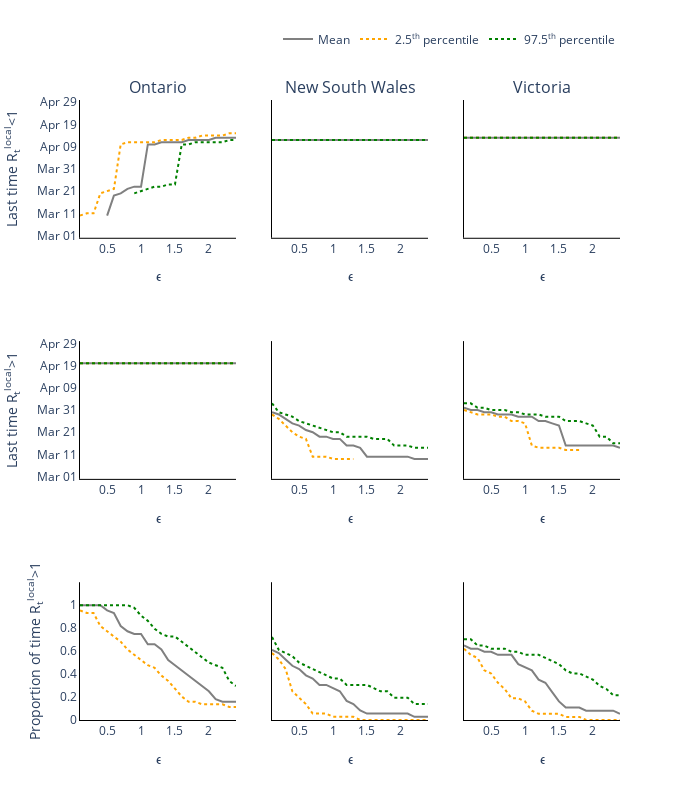

Notebook cell for this chart:
### Markdown cell above
## Plot of Last times to R>1 and R<1 and Proprtion of time R>1

### Code cell
from plotly.subplots import make_subplots

colours = ['grey', 'orange', 'green']
regions = ['Ontario', 'New South Wales', 'Victoria']
trace_name = ['Last time R<sub>t</sub><sup>local</sup><1', 'Last time R<sub>t</sub><sup>local</sup>>1', 'Proportion of time R<sub>t</sub><sup>local</sup>>1']

titles = ['{}'.format(r) for r in regions]
titles.extend([None]*6)

traces_mean = [
    [last_time_r_less_than_1_ON, last_time_r_less_than_1_NSW, last_time_r_less_than_1_VIC],
    [last_time_r_more_than_1_ON, last_time_r_more_than_1_NSW, last_time_r_more_than_1_VIC],
    [proportion_time_r_more_than_1_ON, proportion_time_r_more_than_1_NSW, proportion_time_r_more_than_1_VIC]]

traces_lower = [
    [last_time_r_less_than_1_LowerCI_ON, last_time_r_less_than_1_LowerCI_NSW, last_time_r_less_than_1_LowerCI_VIC],
    [last_time_r_more_than_1_LowerCI_ON, last_time_r_more_than_1_LowerCI_NSW, last_time_r_more_than_1_LowerCI_VIC],
    [proportion_time_r_more_than_1_LowerCI_ON, proportion_time_r_more_than_1_LowerCI_NSW, proportion_time_r_more_than_1_LowerCI_VIC]]

traces_upper = [
    [last_time_r_less_than_1_UpperCI_ON, last_time_r_less_than_1_UpperCI_NSW, last_time_r_less_than_1_UpperCI_VIC],
    [last_time_r_more_than_1_UpperCI_ON, last_time_r_more_than_1_UpperCI_NSW, last_time_r_more_than_1_UpperCI_VIC],
    [proportion_time_r_more_than_1_UpperCI_ON, proportion_time_r_more_than_1_UpperCI_NSW, proportion_time_r_more_than_1_UpperCI_VIC]]

fig = go.Figure()
fig = make_subplots(rows=3, cols=3, subplot_titles=tuple(titles), shared_yaxes=True)

# Plot (bar chart cases each day)
for row in range(3):
    for col in range(3):
        if (row != 0) or (col != 0):
            # Plot of incidences
            fig.add_trace(
                go.Scatter(
                    x=large_epsilon_range,
                    y=traces_mean[row][col],
                    mode='lines',
                    name='Mean',
                    showlegend=False,
                    line_color=colours[0],
                ),
                row= row+1,
                col= col+1
            )

            fig.add_trace(
                go.Scatter(
                    x=large_epsilon_range,
                    y=traces_lower[row][col],
                    mode='lines',
                    name='2.5<sup>th</sup> percentile',
                    showlegend=False,
                    line_color=colours[1],
                    line={'dash': 'dot'}
                ),
                row= row+1,
                col= col+1
            )

            fig.add_trace(
                go.Scatter(
                    x=large_epsilon_range,
                    y=traces_upper[row][col],
                    mode='lines',
                    name='97.5<sup>th</sup> percentile',
                    showlegend=False,
                    line_color=colours[2],
                    line={'dash': 'dot'}
                ),
                row= row+1,
                col= col+1
            )

            fig.update_xaxes(row=row+1, col=col+1, title_text='ϵ')
        
        else:
            fig.add_trace(
                go.Scatter(
                    x=large_epsilon_range,
                    y=traces_mean[row][col],
                    mode='lines',
                    name='Mean',
                    line_color=colours[0]
                ),
                row= row+1,
                col= col+1
            )

            fig.add_trace(
                go.Scatter(
                    x=large_epsilon_range,
                    y=traces_lower[row][col],
                    mode='lines',
                    name='2.5<sup>th</sup> percentile',
                    line_color=colours[1],
                    line={'dash': 'dot'}
                ),
                row= row+1,
                col= col+1
            )

            fig.add_trace(
                go.Scatter(
                    x=large_epsilon_range,
                    y=traces_upper[row][col],
                    mode='lines',
                    name='97.5<sup>th</sup> percentile',
                    line_color=colours[2],
                    line={'dash': 'dot'}
                ),
                row= row+1,
                col= col+1
            )

            fig.update_xaxes(row=row+1, col=col+1, title_text='ϵ')


# Add axis labels
fig.update_layout(
    width=700, 
    height=800,
    plot_bgcolor='white',
    xaxis=dict(linecolor='black'),
    yaxis=dict(
        linecolor='black',
        range=[0, 62],
        tickvals=np.arange(1, 62, 10).tolist(),
        ticktext=['Mar 01', 'Mar 11', 'Mar 21', 'Mar 31', 'Apr 09', 'Apr 19', 'Apr 29']),
    xaxis2=dict(linecolor='black'),
    yaxis2=dict(
        linecolor='black',
        range=[0, 62],
        tickvals=np.arange(1, 62, 10).tolist(),
        ticktext=['Mar 01', 'Mar 11', 'Mar 21', 'Mar 31', 'Apr 09', 'Apr 19', 'Apr 29']),
    xaxis3=dict(linecolor='black'),
    yaxis3=dict(
        linecolor='black',
        range=[0, 62],
        tickvals=np.arange(1, 62, 10).tolist(),
        ticktext=['Mar 01', 'Mar 11', 'Mar 21', 'Mar 31', 'Apr 09', 'Apr 19', 'Apr 29']),
    xaxis4=dict(linecolor='black'),
    yaxis4=dict(
        linecolor='black',
        range=[0, 62],
        tickvals=np.arange(1, 62, 10).tolist(),
        ticktext=['Mar 01', 'Mar 11', 'Mar 21', 'Mar 31', 'Apr 09', 'Apr 19', 'Apr 29']),
    xaxis5=dict(linecolor='black'),
    yaxis5=dict(
        linecolor='black',
        range=[0, 62],
        tickvals=np.arange(1, 62, 10).tolist(),
        ticktext=['Mar 01', 'Mar 11', 'Mar 21', 'Mar 31', 'Apr 09', 'Apr 19', 'Apr 29']),
    xaxis6=dict(linecolor='black'),
    yaxis6=dict(
        linecolor='black',
        range=[0, 62],
        tickvals=np.arange(1, 62, 10).tolist(),
        ticktext=['Mar 01', 'Mar 11', 'Mar 21', 'Mar 31', 'Apr 09', 'Apr 19', 'Apr 29']),
    xaxis7=dict(linecolor='black'),
    yaxis7=dict(
        linecolor='black',
        range=[0, 1.2],
        tickvals=np.arange(0, 1.1, 0.2).tolist(),
        ticktext=['0', '0.2', '0.4', '0.6', '0.8', '1']),
    xaxis8=dict(linecolor='black'),
    yaxis8=dict(
        linecolor='black',
        range=[0, 1.2],
        tickvals=np.arange(0, 1.1, 0.2).tolist(),
        ticktext=['0', '0.2', '0.4', '0.6', '0.8', '1']),
    xaxis9=dict(linecolor='black'),
    yaxis9=dict(
        linecolor='black',
        range=[0, 1.2],
        tickvals=np.arange(0, 1.1, 0.2).tolist(),
        ticktext=['0', '0.2', '0.4', '0.6', '0.8', '1']),
    legend=dict(
        orientation='h',
        yanchor="bottom",
        y=1.075,
        xanchor="right",
        x=1)
    )

fig.update_yaxes(row=1, col=1, title_text=trace_name[0])
fig.update_yaxes(row=2, col=1, title_text=trace_name[1])
fig.update_yaxes(row=3, col=1, title_text=trace_name[2])

fig.write_image('Figure-3.pdf')
fig.show()

### Figure 1 — Plotly figure (JSON) as saved in the notebook; plotly's stock layout.template omitted (floating-point values rounded to 4 significant figures)
{"data": [{"line": {"color": "grey"}, "mode": "lines", "name": "Mean", "type": "scatter", "x": [0.1, 0.2, 0.3, 0.4, 0.5, 0.6, 0.7, 0.8, 0.9, 1, 1.1, 1.2, 1.3, 1.4, 1.5, 1.6, 1.7, 1.8, 1.9, 2, 2.1, 2.2, 2.3, 2.4], "xaxis": "x", "y": [null, null, null, null, 10, 19, 20, 22, 23, 23, 42, 42, 43, 43, 43, 43, 44, 44, 44, 44, 45, 45, 45, 45], "yaxis": "y"}, {"line": {"color": "orange", "dash": "dot"}, "mode": "lines", "name": "2.5<sup>th</sup> percentile", "type": "scatter", "x": [0.1, 0.2, 0.3, 0.4, 0.5, 0.6, 0.7, 0.8, 0.9, 1, 1.1, 1.2, 1.3, 1.4, 1.5, 1.6, 1.7, 1.8, 1.9, 2, 2.1, 2.2, 2.3, 2.4], "xaxis": "x", "y": [10, 11, 11, 20, 21, 22, 42, 43, 43, 43, 43, 43, 44, 44, 44, 44, 45, 45, 46, 46, 46, 46, 47, 47], "yaxis": "y"}, {"line": {"color": "green", "dash": "dot"}, "mode": "lines", "name": "97.5<sup>th</sup> percentile", "type": "scatter", "x": [0.1, 0.2, 0.3, 0.4, 0.5, 0.6, 0.7, 0.8, 0.9, 1, 1.1, 1.2, 1.3, 1.4, 1.5, 1.6, 1.7, 1.8, 1.9, 2, 2.1, 2.2, 2.3, 2.4], "xaxis": "x", "y": [null, null, null, null, null, null, null, null, 20, 21, 22, 23, 23, 24, 24, 42, 42, 43, 43, 43, 43, 43, 44, 44], "yaxis": "y"}, {"line": {"color": "grey"}, "mode": "lines", "name": "Mean", "showlegend": false, "type": "scatter", "x": [0.1, 0.2, 0.3, 0.4, 0.5, 0.6, 0.7, 0.8, 0.9, 1, 1.1, 1.2, 1.3, 1.4, 1.5, 1.6, 1.7, 1.8, 1.9, 2, 2.1, 2.2, 2.3, 2.4], "xaxis": "x2", "y": [44, 44, 44, 44, 44, 44, 44, 44, 44, 44, 44, 44, 44, 44, 44, 44, 44, 44, 44, 44, 44, 44, 44, 44], "yaxis": "y2"}, {"line": {"color": "orange", "dash": "dot"}, "mode": "lines", "name": "2.5<sup>th</sup> percentile", "showlegend": false, "type": "scatter", "x": [0.1, 0.2, 0.3, 0.4, 0.5, 0.6, 0.7, 0.8, 0.9, 1, 1.1, 1.2, 1.3, 1.4, 1.5, 1.6, 1.7, 1.8, 1.9, 2, 2.1, 2.2, 2.3, 2.4], "xaxis": "x2", "y": [44, 44, 44, 44, 44, 44, 44, 44, 44, 44, 44, 44, 44, 44, 44, 44, 44, 44, 44, 44, 44, 44, 44, 44], "yaxis": "y2"}, {"line": {"color": "green", "dash": "dot"}, "mode": "lines", "name": "97.5<sup>th</sup> percentile", "showlegend": false, "type": "scatter", "x": [0.1, 0.2, 0.3, 0.4, 0.5, 0.6, 0.7, 0.8, 0.9, 1, 1.1, 1.2, 1.3, 1.4, 1.5, 1.6, 1.7, 1.8, 1.9, 2, 2.1, 2.2, 2.3, 2.4], "xaxis": "x2", "y": [44, 44, 44, 44, 44, 44, 44, 44, 44, 44, 44, 44, 44, 44, 44, 44, 44, 44, 44, 44, 44, 44, 44, 44], "yaxis": "y2"}, {"line": {"color": "grey"}, "mode": "lines", "name": "Mean", "showlegend": false, "type": "scatter", "x": [0.1, 0.2, 0.3, 0.4, 0.5, 0.6, 0.7, 0.8, 0.9, 1, 1.1, 1.2, 1.3, 1.4, 1.5, 1.6, 1.7, 1.8, 1.9, 2, 2.1, 2.2, 2.3, 2.4], "xaxis": "x3", "y": [45, 45, 45, 45, 45, 45, 45, 45, 45, 45, 45, 45, 45, 45, 45, 45, 45, 45, 45, 45, 45, 45, 45, 45], "yaxis": "y3"}, {"line": {"color": "orange", "dash": "dot"}, "mode": "lines", "name": "2.5<sup>th</sup> percentile", "showlegend": false, "type": "scatter", "x": [0.1, 0.2, 0.3, 0.4, 0.5, 0.6, 0.7, 0.8, 0.9, 1, 1.1, 1.2, 1.3, 1.4, 1.5, 1.6, 1.7, 1.8, 1.9, 2, 2.1, 2.2, 2.3, 2.4], "xaxis": "x3", "y": [45, 45, 45, 45, 45, 45, 45, 45, 45, 45, 45, 45, 45, 45, 45, 45, 45, 45, 45, 45, 45, 45, 45, 45], "yaxis": "y3"}, {"line": {"color": "green", "dash": "dot"}, "mode": "lines", "name": "97.5<sup>th</sup> percentile", "showlegend": false, "type": "scatter", "x": [0.1, 0.2, 0.3, 0.4, 0.5, 0.6, 0.7, 0.8, 0.9, 1, 1.1, 1.2, 1.3, 1.4, 1.5, 1.6, 1.7, 1.8, 1.9, 2, 2.1, 2.2, 2.3, 2.4], "xaxis": "x3", "y": [45, 45, 45, 45, 45, 45, 45, 45, 45, 45, 45, 45, 45, 45, 45, 45, 45, 45, 45, 45, 45, 45, 45, 45], "yaxis": "y3"}, {"line": {"color": "grey"}, "mode": "lines", "name": "Mean", "showlegend": false, "type": "scatter", "x": [0.1, 0.2, 0.3, 0.4, 0.5, 0.6, 0.7, 0.8, 0.9, 1, 1.1, 1.2, 1.3, 1.4, 1.5, 1.6, 1.7, 1.8, 1.9, 2, 2.1, 2.2, 2.3, 2.4], "xaxis": "x4", "y": [52, 52, 52, 52, 52, 52, 52, 52, 52, 52, 52, 52, 52, 52, 52, 52, 52, 52, 52, 52, 52, 52, 52, 52], "yaxis": "y4"}, {"line": {"color": "orange", "dash": "dot"}, "mode": "lines", "name": "2.5<sup>th</sup> percentile", "showlegend": false, "type": "scatter", "x": [0.1, 0.2, 0.3, 0.4, 0.5, 0.6, 0.7, 0.8, 0.9, 1, 1.1, 1.2, 1.3, 1.4, 1.5, 1.6, 1.7, 1.8, 1.9, 2, 2.1, 2.2, 2.3, 2.4], "xaxis": "x4", "y": [52, 52, 52, 52, 52, 52, 52, 52, 52, 52, 52, 52, 52, 52, 52, 52, 52, 52, 52, 52, 52, 52, 52, 52], "yaxis": "y4"}, {"line": {"color": "green", "dash": "dot"}, "mode": "lines", "name": "97.5<sup>th</sup> percentile", "showlegend": false, "type": "scatter", "x": [0.1, 0.2, 0.3, 0.4, 0.5, 0.6, 0.7, 0.8, 0.9, 1, 1.1, 1.2, 1.3, 1.4, 1.5, 1.6, 1.7, 1.8, 1.9, 2, 2.1, 2.2, 2.3, 2.4], "xaxis": "x4", "y": [52, 52, 52, 52, 52, 52, 52, 52, 52, 52, 52, 52, 52, 52, 52, 52, 52, 52, 52, 52, 52, 52, 52, 52], "yaxis": "y4"}, {"line": {"color": "grey"}, "mode": "lines", "name": "Mean", "showlegend": false, "type": "scatter", "x": [0.1, 0.2, 0.3, 0.4, 0.5, 0.6, 0.7, 0.8, 0.9, 1, 1.1, 1.2, 1.3, 1.4, 1.5, 1.6, 1.7, 1.8, 1.9, 2, 2.1, 2.2, 2.3, 2.4], "xaxis": "x5", "y": [30, 29, 27, 25, 24, 22, 21, 19, 19, 18, 18, 15, 15, 14, 10, 10, 10, 10, 10, 10, 10, 9, 9, 9], "yaxis": "y5"}, {"line": {"color": "orange", "dash": "dot"}, "mode": "lines", "name": "2.5<sup>th</sup> percentile", "showlegend": false, "type": "scatter", "x": [0.1, 0.2, 0.3, 0.4, 0.5, 0.6, 0.7, 0.8, 0.9, 1, 1.1, 1.2, 1.3, 1.4, 1.5, 1.6, 1.7, 1.8, 1.9, 2, 2.1, 2.2, 2.3, 2.4], "xaxis": "x5", "y": [29, 27, 24, 21, 19, 18, 10, 10, 10, 9, 9, 9, 9, null, null, null, null, null, null, null, null, null, null, null], "yaxis": "y5"}, {"line": {"color": "green", "dash": "dot"}, "mode": "lines", "name": "97.5<sup>th</sup> percentile", "showlegend": false, "type": "scatter", "x": [0.1, 0.2, 0.3, 0.4, 0.5, 0.6, 0.7, 0.8, 0.9, 1, 1.1, 1.2, 1.3, 1.4, 1.5, 1.6, 1.7, 1.8, 1.9, 2, 2.1, 2.2, 2.3, 2.4], "xaxis": "x5", "y": [34, 30, 29, 28, 26, 25, 24, 23, 22, 21, 21, 19, 19, 19, 19, 18, 18, 18, 15, 15, 15, 14, 14, 14], "yaxis": "y5"}, {"line": {"color": "grey"}, "mode": "lines", "name": "Mean", "showlegend": false, "type": "scatter", "x": [0.1, 0.2, 0.3, 0.4, 0.5, 0.6, 0.7, 0.8, 0.9, 1, 1.1, 1.2, 1.3, 1.4, 1.5, 1.6, 1.7, 1.8, 1.9, 2, 2.1, 2.2, 2.3, 2.4], "xaxis": "x6", "y": [32, 31, 31, 30, 30, 29, 29, 29, 28, 28, 28, 26, 26, 25, 24, 15, 15, 15, 15, 15, 15, 15, 15, 14], "yaxis": "y6"}, {"line": {"color": "orange", "dash": "dot"}, "mode": "lines", "name": "2.5<sup>th</sup> percentile", "showlegend": false, "type": "scatter", "x": [0.1, 0.2, 0.3, 0.4, 0.5, 0.6, 0.7, 0.8, 0.9, 1, 1.1, 1.2, 1.3, 1.4, 1.5, 1.6, 1.7, 1.8, 1.9, 2, 2.1, 2.2, 2.3, 2.4], "xaxis": "x6", "y": [31, 30, 29, 29, 29, 28, 28, 26, 26, 25, 15, 14, 14, 14, 14, 13, 13, 13, null, null, null, null, null, null], "yaxis": "y6"}, {"line": {"color": "green", "dash": "dot"}, "mode": "lines", "name": "97.5<sup>th</sup> percentile", "showlegend": false, "type": "scatter", "x": [0.1, 0.2, 0.3, 0.4, 0.5, 0.6, 0.7, 0.8, 0.9, 1, 1.1, 1.2, 1.3, 1.4, 1.5, 1.6, 1.7, 1.8, 1.9, 2, 2.1, 2.2, 2.3, 2.4], "xaxis": "x6", "y": [34, 34, 32, 32, 31, 31, 31, 30, 30, 29, 29, 29, 28, 28, 28, 26, 26, 26, 25, 24, 19, 19, 16, 16], "yaxis": "y6"}, {"line": {"color": "grey"}, "mode": "lines", "name": "Mean", "showlegend": false, "type": "scatter", "x": [0.1, 0.2, 0.3, 0.4, 0.5, 0.6, 0.7, 0.8, 0.9, 1, 1.1, 1.2, 1.3, 1.4, 1.5, 1.6, 1.7, 1.8, 1.9, 2, 2.1, 2.2, 2.3, 2.4], "xaxis": "x7", "y": [1, 1, 1, 1, 0.9545, 0.9318, 0.8182, 0.7727, 0.75, 0.75, 0.6591, 0.6591, 0.6136, 0.5227, 0.4773, 0.4318, 0.3864, 0.3409, 0.2955, 0.25, 0.1818, 0.1591, 0.1591, 0.1591], "yaxis": "y7"}, {"line": {"color": "orange", "dash": "dot"}, "mode": "lines", "name": "2.5<sup>th</sup> percentile", "showlegend": false, "type": "scatter", "x": [0.1, 0.2, 0.3, 0.4, 0.5, 0.6, 0.7, 0.8, 0.9, 1, 1.1, 1.2, 1.3, 1.4, 1.5, 1.6, 1.7, 1.8, 1.9, 2, 2.1, 2.2, 2.3, 2.4], "xaxis": "x7", "y": [0.9545, 0.9318, 0.9318, 0.8182, 0.7727, 0.7273, 0.6818, 0.6136, 0.5682, 0.5227, 0.4773, 0.4545, 0.3864, 0.3409, 0.2727, 0.2045, 0.1591, 0.1591, 0.1364, 0.1364, 0.1364, 0.1364, 0.1136, 0.1136], "yaxis": "y7"}, {"line": {"color": "green", "dash": "dot"}, "mode": "lines", "name": "97.5<sup>th</sup> percentile", "showlegend": false, "type": "scatter", "x": [0.1, 0.2, 0.3, 0.4, 0.5, 0.6, 0.7, 0.8, 0.9, 1, 1.1, 1.2, 1.3, 1.4, 1.5, 1.6, 1.7, 1.8, 1.9, 2, 2.1, 2.2, 2.3, 2.4], "xaxis": "x7", "y": [1, 1, 1, 1, 1, 1, 1, 1, 0.9773, 0.9091, 0.8636, 0.7955, 0.75, 0.7273, 0.7273, 0.6818, 0.6364, 0.5909, 0.5455, 0.5, 0.4773, 0.4545, 0.3409, 0.2955], "yaxis": "y7"}, {"line": {"color": "grey"}, "mode": "lines", "name": "Mean", "showlegend": false, "type": "scatter", "x": [0.1, 0.2, 0.3, 0.4, 0.5, 0.6, 0.7, 0.8, 0.9, 1, 1.1, 1.2, 1.3, 1.4, 1.5, 1.6, 1.7, 1.8, 1.9, 2, 2.1, 2.2, 2.3, 2.4], "xaxis": "x8", "y": [0.6111, 0.5833, 0.5278, 0.4722, 0.4444, 0.3889, 0.3611, 0.3056, 0.3056, 0.2778, 0.25, 0.1667, 0.1389, 0.08333, 0.05556, 0.05556, 0.05556, 0.05556, 0.05556, 0.05556, 0.05556, 0.02778, 0.02778, 0.02778], "yaxis": "y8"}, {"line": {"color": "orange", "dash": "dot"}, "mode": "lines", "name": "2.5<sup>th</sup> percentile", "showlegend": false, "type": "scatter", "x": [0.1, 0.2, 0.3, 0.4, 0.5, 0.6, 0.7, 0.8, 0.9, 1, 1.1, 1.2, 1.3, 1.4, 1.5, 1.6, 1.7, 1.8, 1.9, 2, 2.1, 2.2, 2.3, 2.4], "xaxis": "x8", "y": [0.5833, 0.5278, 0.4444, 0.25, 0.1944, 0.1389, 0.05556, 0.05556, 0.05556, 0.02778, 0.02778, 0.02778, 0.02778, 0, 0, 0, 0, 0, 0, 0, 0, 0, 0, 0], "yaxis": "y8"}, {"line": {"color": "green", "dash": "dot"}, "mode": "lines", "name": "97.5<sup>th</sup> percentile", "showlegend": false, "type": "scatter", "x": [0.1, 0.2, 0.3, 0.4, 0.5, 0.6, 0.7, 0.8, 0.9, 1, 1.1, 1.2, 1.3, 1.4, 1.5, 1.6, 1.7, 1.8, 1.9, 2, 2.1, 2.2, 2.3, 2.4], "xaxis": "x8", "y": [0.7222, 0.6111, 0.5833, 0.5556, 0.5, 0.4722, 0.4444, 0.4167, 0.3889, 0.3611, 0.3611, 0.3056, 0.3056, 0.3056, 0.3056, 0.2778, 0.25, 0.25, 0.1944, 0.1944, 0.1944, 0.1389, 0.1389, 0.1389], "yaxis": "y8"}, {"line": {"color": "grey"}, "mode": "lines", "name": "Mean", "showlegend": false, "type": "scatter", "x": [0.1, 0.2, 0.3, 0.4, 0.5, 0.6, 0.7, 0.8, 0.9, 1, 1.1, 1.2, 1.3, 1.4, 1.5, 1.6, 1.7, 1.8, 1.9, 2, 2.1, 2.2, 2.3, 2.4], "xaxis": "x9", "y": [0.6486, 0.6216, 0.6216, 0.5946, 0.5946, 0.5676, 0.5676, 0.5676, 0.4865, 0.4595, 0.4324, 0.3514, 0.3243, 0.2432, 0.1622, 0.1081, 0.1081, 0.1081, 0.08108, 0.08108, 0.08108, 0.08108, 0.08108, 0.05405], "yaxis": "y9"}, {"line": {"color": "orange", "dash": "dot"}, "mode": "lines", "name": "2.5<sup>th</sup> percentile", "showlegend": false, "type": "scatter", "x": [0.1, 0.2, 0.3, 0.4, 0.5, 0.6, 0.7, 0.8, 0.9, 1, 1.1, 1.2, 1.3, 1.4, 1.5, 1.6, 1.7, 1.8, 1.9, 2, 2.1, 2.2, 2.3, 2.4], "xaxis": "x9", "y": [0.6216, 0.5676, 0.5405, 0.4324, 0.4054, 0.3243, 0.2703, 0.1892, 0.1892, 0.1622, 0.08108, 0.05405, 0.05405, 0.05405, 0.05405, 0.02703, 0.02703, 0.02703, 0, 0, 0, 0, 0, 0], "yaxis": "y9"}, {"line": {"color": "green", "dash": "dot"}, "mode": "lines", "name": "97.5<sup>th</sup> percentile", "showlegend": false, "type": "scatter", "x": [0.1, 0.2, 0.3, 0.4, 0.5, 0.6, 0.7, 0.8, 0.9, 1, 1.1, 1.2, 1.3, 1.4, 1.5, 1.6, 1.7, 1.8, 1.9, 2, 2.1, 2.2, 2.3, 2.4], "xaxis": "x9", "y": [0.7027, 0.7027, 0.6486, 0.6486, 0.6216, 0.6216, 0.6216, 0.5946, 0.5946, 0.5676, 0.5676, 0.5676, 0.5405, 0.5135, 0.4865, 0.4324, 0.4054, 0.4054, 0.3784, 0.3514, 0.2973, 0.2703, 0.2162, 0.2162], "yaxis": "y9"}], "layout": {"annotations": [{"font": {"size": 16}, "showarrow": false, "text": "Ontario", "x": 0.1444, "xanchor": "center", "xref": "paper", "y": 1, "yanchor": "bottom", "yref": "paper"}, {"font": {"size": 16}, "showarrow": false, "text": "New South Wales", "x": 0.5, "xanchor": "center", "xref": "paper", "y": 1, "yanchor": "bottom", "yref": "paper"}, {"font": {"size": 16}, "showarrow": false, "text": "Victoria", "x": 0.8556, "xanchor": "center", "xref": "paper", "y": 1, "yanchor": "bottom", "yref": "paper"}], "height": 800, "legend": {"orientation": "h", "x": 1, "xanchor": "right", "y": 1.075, "yanchor": "bottom"}, "plot_bgcolor": "white", "width": 700, "xaxis": {"anchor": "y", "domain": [0, 0.2889], "linecolor": "black", "title": {"text": "ϵ"}}, "xaxis2": {"anchor": "y2", "domain": [0.3556, 0.6444], "linecolor": "black", "title": {"text": "ϵ"}}, "xaxis3": {"anchor": "y3", "domain": [0.7111, 1], "linecolor": "black", "title": {"text": "ϵ"}}, "xaxis4": {"anchor": "y4", "domain": [0, 0.2889], "linecolor": "black", "title": {"text": "ϵ"}}, "xaxis5": {"anchor": "y5", "domain": [0.3556, 0.6444], "linecolor": "black", "title": {"text": "ϵ"}}, "xaxis6": {"anchor": "y6", "domain": [0.7111, 1], "linecolor": "black", "title": {"text": "ϵ"}}, "xaxis7": {"anchor": "y7", "domain": [0, 0.2889], "linecolor": "black", "title": {"text": "ϵ"}}, "xaxis8": {"anchor": "y8", "domain": [0.3556, 0.6444], "linecolor": "black", "title": {"text": "ϵ"}}, "xaxis9": {"anchor": "y9", "domain": [0.7111, 1], "linecolor": "black", "title": {"text": "ϵ"}}, "yaxis": {"anchor": "x", "domain": [0.7778, 1], "linecolor": "black", "range": [0, 62], "ticktext": ["Mar 01", "Mar 11", "Mar 21", "Mar 31", "Apr 09", "Apr 19", "Apr 29"], "tickvals": [1, 11, 21, 31, 41, 51, 61], "title": {"text": "Last time R<sub>t</sub><sup>local</sup><1"}}, "yaxis2": {"anchor": "x2", "domain": [0.7778, 1], "linecolor": "black", "matches": "y", "range": [0, 62], "showticklabels": false, "ticktext": ["Mar 01", "Mar 11", "Mar 21", "Mar 31", "Apr 09", "Apr 19", "Apr 29"], "tickvals": [1, 11, 21, 31, 41, 51, 61]}, "yaxis3": {"anchor": "x3", "domain": [0.7778, 1], "linecolor": "black", "matches": "y", "range": [0, 62], "showticklabels": false, "ticktext": ["Mar 01", "Mar 11", "Mar 21", "Mar 31", "Apr 09", "Apr 19", "Apr 29"], "tickvals": [1, 11, 21, 31, 41, 51, 61]}, "yaxis4": {"anchor": "x4", "domain": [0.3889, 0.6111], "linecolor": "black", "range": [0, 62], "ticktext": ["Mar 01", "Mar 11", "Mar 21", "Mar 31", "Apr 09", "Apr 19", "Apr 29"], "tickvals": [1, 11, 21, 31, 41, 51, 61], "title": {"text": "Last time R<sub>t</sub><sup>local</sup>>1"}}, "yaxis5": {"anchor": "x5", "domain": [0.3889, 0.6111], "linecolor": "black", "matches": "y4", "range": [0, 62], "showticklabels": false, "ticktext": ["Mar 01", "Mar 11", "Mar 21", "Mar 31", "Apr 09", "Apr 19", "Apr 29"], "tickvals": [1, 11, 21, 31, 41, 51, 61]}, "yaxis6": {"anchor": "x6", "domain": [0.3889, 0.6111], "linecolor": "black", "matches": "y4", "range": [0, 62], "showticklabels": false, "ticktext": ["Mar 01", "Mar 11", "Mar 21", "Mar 31", "Apr 09", "Apr 19", "Apr 29"], "tickvals": [1, 11, 21, 31, 41, 51, 61]}, "yaxis7": {"anchor": "x7", "domain": [0, 0.2222], "linecolor": "black", "range": [0, 1.2], "ticktext": ["0", "0.2", "0.4", "0.6", "0.8", "1"], "tickvals": [0, 0.2, 0.4, 0.6, 0.8, 1], "title": {"text": "Proportion of time R<sub>t</sub><sup>local</sup>>1"}}, "yaxis8": {"anchor": "x8", "domain": [0, 0.2222], "linecolor": "black", "matches": "y7", "range": [0, 1.2], "showticklabels": false, "ticktext": ["0", "0.2", "0.4", "0.6", "0.8", "1"], "tickvals": [0, 0.2, 0.4, 0.6, 0.8, 1]}, "yaxis9": {"anchor": "x9", "domain": [0, 0.2222], "linecolor": "black", "matches": "y7", "range": [0, 1.2], "showticklabels": false, "ticktext": ["0", "0.2", "0.4", "0.6", "0.8", "1"], "tickvals": [0, 0.2, 0.4, 0.6, 0.8, 1]}}}
